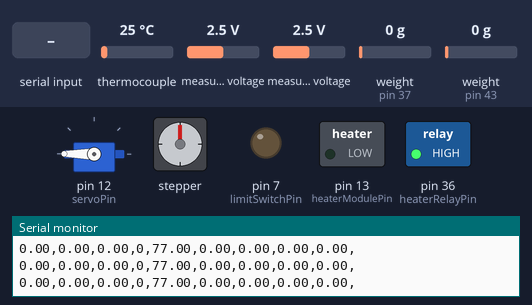
A sketch run on a simulated Arduino Mega 2560, built with avr-gcc and run on an emulated ATmega2560. Parts: servo, stepper motor, switched loads named in the sketch (green lamp = pin HIGH), output pins drawn as LEDs (lit = HIGH), the last lines printed to the serial monitor. The test bench sets the inputs (shaded band); at power-on: thermocouple 25 °C, measured voltage 2.5 V, weight on the scale (sensors on pin 37, pin 43) 0 g. Stepper angles assume 200 steps per turn.

Above: at 2.2 s.
2.3 s: "90,45,200\n" received over Serial
At 2.45 s:
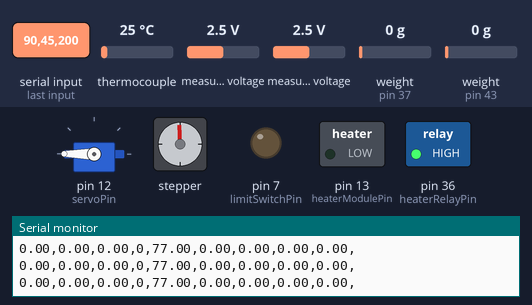
At 3.05 s:
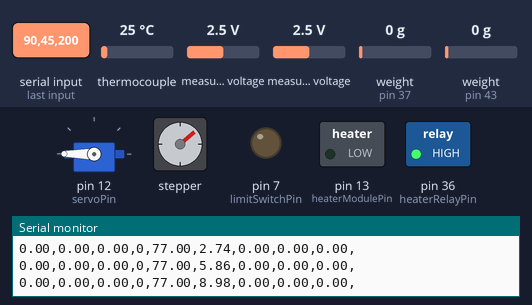
5.3 s: "90,45,200,10\n" received over Serial
At 5.46 s:
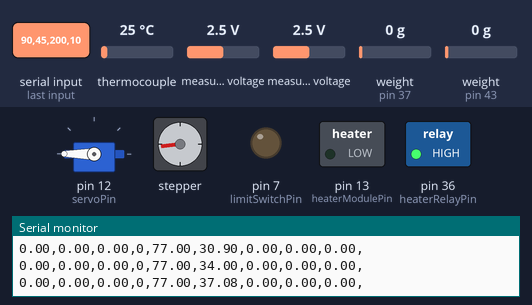
8.3 s: "90,45,200,10,150,30\n" received over Serial
At 8.46 s:
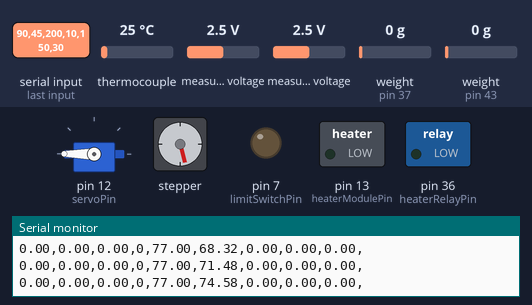
11.3 s: thermocouple set to 2 °C
14.3 s: measured voltage (sensor 200) set to 0.1 V
17.3 s: weight on the scale (sensor on pin 37) set to 100 g
Timing chart, 0 to 21.3 s (numbered marks = the images above; inputs shaded):
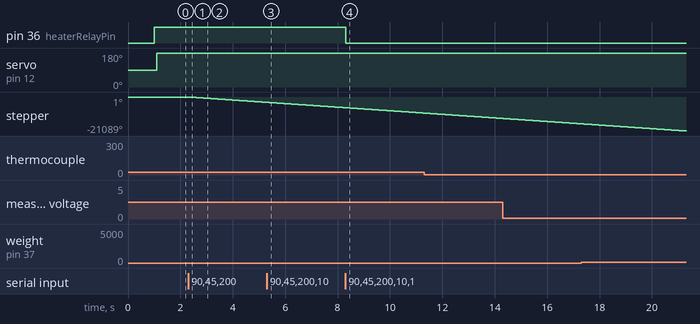

Measured:
- after the input at 2.3 s, stepper: keeps turning counter-clockwise at about 1111°/s, starting at once
- after the input at 8.3 s, pin 36 (heaterRelayPin): HIGH → LOW at once

The sketch:

main.ino
```cpp
#include <AccelStepper.h>
#include <HX711_ADC.h> // Include ADC Libraries
#include <arduino-timer.h>
#include <Adafruit_MAX31855.h>
#include <Servo.h>
#include <Wire.h>
#include <Adafruit_ADS1X15.h>


#define PID_SERIAL_LOGGER false
#define PUMPCMDS_SERIAL_LOGGER false
struct controlCommands {
    int drillControlMode; // 1 for manual rop control, 0 for automatic (pid)
    int drillMovementDirection;
    float speed;
    int miragePositionCmd;
    int Drill_RPM;
    int heaterCmd;
    int pumpCmd;
    int drillCmd;
    int tareCmd;
    int drillZeroCmd;
    int fakeZero;
    int WOBsetpoint;
    int Kp_Drill;
    int Ki_Drill;
    int Kd_Drill;
    float Kp_Heater;
    float Ki_Heater;
    float Kd_Heater;
    int TemperatureSetpoint;
    int HeaterPowerSetpoint;
    float Extraction_ROP_Speed_Cmd;
    int Pump_ROP_Speed_Cmd;
    int Extraction_ROP_Dir_Cmd;
    int Pump_ROP_Dir_Cmd;
    int Mirage_Speed_Cmd;
    int Mirage_Direction_Cmd;
    int ExtractionZeroCmd;
    int DrillPower;
};

controlCommands cmds = {
    .drillControlMode = 1,
    .drillMovementDirection = 0,
    .speed = 0,
    .miragePositionCmd = 0,
    .Drill_RPM = 0,
    .heaterCmd = 0,
    .pumpCmd = 0,
    .drillCmd = 0,
    .tareCmd = 0,
    .drillZeroCmd = 0,
    .fakeZero = 0,
    .WOBsetpoint = 0,
    .Kp_Drill = 0,
    .Ki_Drill = 0,
    .Kd_Drill = 0,
    .Kp_Heater = 0,
    .Ki_Heater = 0,
    .Kd_Heater = 0,
    .TemperatureSetpoint = 0,
    .HeaterPowerSetpoint = 0,
    .Extraction_ROP_Speed_Cmd = 0,
    .Pump_ROP_Speed_Cmd = 0,
    .Extraction_ROP_Dir_Cmd = 0,
    .Pump_ROP_Dir_Cmd = 0,
    .Mirage_Speed_Cmd = 0,
    .Mirage_Direction_Cmd = 0,
    .ExtractionZeroCmd = 0,
    .DrillPower = 0
};

#define gravity -9.81
#define numCmds 28 //num of vars in struct above
#define sizeOfCmd 300 //number of chars sent from matlab to arduino must be less than this
#define limitSwitchPin 7
#define drillStepPin 5 //stepper driver 4
#define drillDirPin 11
#define mirageStepPin 3
#define mirageDirPin 9
#define extractionStepPin 2 //stepper driver 1
#define extractionDirPin 8
#define pumpStepPin 4
#define pumpDirPin 10
const int LoadCellLeftData = 37;
const int LoadCellLeftClock = 39;
const int LoadCellRightData = 43;
const int LoadCellRightClock = 41;
#define pumpRelayPin 7
#define drillRelayPin 53
#define heaterRelayPin 36

#define currentSensorPin A0
#define thermocoupleCLK 47 //green
#define thermocoupleDO 49 //blue
#define thermocoupleCS 45 //white
#define heaterModulePin 13
#define servoPin 12


#define RPMsensor_interupt_pin 18 // interupt pin (On arduino Mega pins 2, 3, 18, 19, 20,& 21 can be used for interupts)
#define stepsPerRev 200 // (per rev) steps/rev, 1.8deg/step
#define leadScrewLead 8 // mm/rev
#define drillStepperMaxSpeed 1000 //steps per sec, over 1000 makes setSpeed() unreliable says doc.  (1875 is max per the linear rail, 4000 per the stepper motor)
#define mmPerSec_to_stepsPerSec 25 //mult mm/sec by this to get steps/sec
#define PIDstepperMaxSpeed 50 //steps per sec
#define zeroingStepperMaxSpeed 1000 //steps per sec

unsigned long rotations         = 0;
int      min_RPM_rotations      = 5;
unsigned long start_time        = 0;  // allocating start time value for t=0
byte     dim                    = 0;  //Sets initial brightness to 0 out of 255
float    mirageStepperGearRatio = 0;
float drillStepperRatio = leadScrewLead / stepsPerRev; //multiply by currentStep to get mm from limit switch, add offset to get pos of tip of drillbit
AccelStepper DrillStepper(1, drillStepPin, drillDirPin); //driver, step, dir pin
AccelStepper MirageStepper(1, mirageStepPin, mirageDirPin);
AccelStepper ExtractionStepper(1, extractionStepPin, extractionDirPin);
AccelStepper PumpStepper(1, pumpStepPin, pumpDirPin);
Servo servo;

HX711_ADC LoadCellLeft(LoadCellLeftData, LoadCellLeftClock); // Module 1 for drilling system
HX711_ADC LoadCellRight(LoadCellRightData, LoadCellRightClock); // Module 1 for drilling system

Adafruit_MAX31855 thermocouple(thermocoupleCLK, thermocoupleCS, thermocoupleDO);

Adafruit_ADS1015 ads1115;

unsigned long currTime           = 0;
unsigned long prevTime           = 0;
// const    unsigned long checkRate = 20;     //ms
const    unsigned long sendRate  = 250;    //ms
bool     incomingStringComplete  = false;  // whether the string is complete
int      currPosOfChar           = 0;

char cstring[sizeOfCmd];
char* arrayOfcstring[numCmds];
char* myPointer;

//Amp array
#define currentSensorRate 50//240
// float ampArray[currentSensorRate]; //1 sec per final reading
int ampCounter = 0;
int16_t ads1115Results;
float peakCurrent = 0;
float totalSystemCurrent = 0;

float MSE = 0;
float augerArea = PI * pow(0.04, 2);
float  currentSensorValue = 0;
float  LoadCellLeftValue       = 0;
float  LoadCellRightValue      = 0;
float  LoadCellCombined = 0;
float  targetWOB          = 50;  //Newtons
float  WOBerror           = 0;    //pid
float  WOBcumulativeError = 0;
float  WOBrateError       = 0;
float  WOBprevError       = 0;
float  PIDspeedCmd        = 0;

float  WOBcurrTime        = 0;
float  WOBprevTime        = 0;
double WOBelapsedTime     = 0;

float heaterTemperature = 0;
float heaterTemperatureError = 0;
float heaterPIDoutput = 0;
float heaterTemperatureErrorSum = 0;
float heaterDt = 100; //ms
float lastHeaterTemperature = 0;

int      drillLimitSwitchActive = 0;  //1 for active
// unsigned long checkTime         = 0;
// unsigned long prevCheckTime     = 0;
float    drillRPM               = 0;
float    drillCurrent           = 0;
float    drillPos               = 0;  //mm from top
float    mirageAngle            = 0;  //degrees from start

unsigned long fpscount = 0;
int fps = 0;
unsigned long t1 = 0;
unsigned long t2 = 0;
auto amptimer = timer_create_default();
auto LoadCellTimer = timer_create_default();
auto HeaterTimer = timer_create_default();
//
void setup() {
    delay(1000);
    servo.attach(servoPin);
    amptimer.every(1000/currentSensorRate, getCurrentSensorValue); //calls func every set period, don't want to call every loop b/c analog read is slow
    LoadCellTimer.every(100, getLoadCells); //calls func every set period, don't want to call every loop b/c analog read is slow
    HeaterTimer.every(heaterDt, setHeaterPower);
    setupLoadCells();
    Serial.println("Getting differential reading from AIN0 (P) and AIN1 (N)");
    Serial.println("ADC Range: +/- 6.144V (1 bit = 3mV)");
    ads1115.begin();

    pinMode(RPMsensor_interupt_pin, INPUT);
    pinMode(limitSwitchPin, INPUT);
    pinMode(heaterRelayPin, OUTPUT);
    pinMode(pumpRelayPin, OUTPUT);
    // attachInterrupt(digitalPinToInterrupt(RPMsensor_interupt_pin), addValue, RISING);

    // pinMode(AC_pin, OUTPUT);
    // attachInterrupt(0, Drill_RPM, FALLING); //actuator when pin is falling high to low to form square wave

    setupThermocouple();

    DrillStepper.setMaxSpeed(drillStepperMaxSpeed);
    MirageStepper.setMaxSpeed(400); // Steps per second
    PumpStepper.setMaxSpeed(800); // Steps per second
    ExtractionStepper.setMaxSpeed(drillStepperMaxSpeed); // Steps per second
    MirageStepper.setAcceleration(50); //Steps/sec^2
    Serial.begin(115200);
    while (!Serial) {
        Serial.println("waiting on serial"); // wait for serial port to connect. Needed for native USB port only
    }
    Serial.flush();
}


void loop() {
    amptimer.tick();
    LoadCellTimer.tick();
    HeaterTimer.tick();

    fpsCounter();
    checkRelayCmds();
    checkLoadCellTare();
    checkZeroCommands();
    // getdrillRPM();
    // getMSE();
    setStepperSpeeds();
    /// setMiragePosition();
    /// MirageStepper.run();
    MirageStepper.runSpeed();
    DrillStepper.runSpeed();
    PumpStepper.runSpeed();
    ExtractionStepper.runSpeed();
    doHousekeeping();
}

void sendDataOut() {
    //LoadCellLeftValue, LoadCellRightValue, totalSystemCurrent, HeaterPower, HeaterTemp, DrillPos, ExtractionPos, MiragePos, LoadCellCombined ----- ACTIVE

    // drillPos = DrillStepper.currentPosition() * drillStepperRatio; //to get mm
    // mirageAngle = MirageStepper.currentPosition();
    Serial.print(LoadCellLeftValue, 2);
    Serial.print(",");
    Serial.print(LoadCellRightValue, 2);
    Serial.print(",");
    Serial.print(totalSystemCurrent, 2);
    Serial.print(",");
    Serial.print(cmds.HeaterPowerSetpoint);
    Serial.print(",");
    Serial.print(heaterTemperature, 2);
    Serial.print(",");
    Serial.print(-1 * DrillStepper.currentPosition() * 8/400.0, 2); //  8/400 is ratio to get from steps to mm
    Serial.print(",");
    Serial.print(ExtractionStepper.currentPosition() * 8 / 400.0, 2);// 8 / 400 is ratio to get from steps to mm
    Serial.print(",");
    Serial.print(0.0, 2); // in # of steps //MirageStepper.currentPosition()
    Serial.print(",");
    Serial.print(LoadCellCombined, 2);
    Serial.print(",");
    Serial.print("\n"); //serial terminator
}
void serialEvent() {
    while (Serial.available()) {
        char inChar = (char)Serial.read();
        if (inChar == '\n') {
            cstring[currPosOfChar] = NULL; //end char array in null char
            incomingStringComplete = true;
            currPosOfChar = 0;
            // Serial.print("Arduino Recieved: " + String(cstring) + "\n");
            // Serial.println("Arduino Recieved data");
            break;
        }
        cstring[currPosOfChar] = inChar;
        currPosOfChar++;
    }
}
void formatIncomingData() {
    //put stuff into correct array format
    int count = 0;
    myPointer = strtok(cstring, ",");
    while (myPointer != NULL) {
        arrayOfcstring[count] = myPointer;
        myPointer = strtok(NULL, ",");
        count++;
    }
}
void buildDataStruct() {
//     % [drillCmdMode, dir, speed, miragePosition, rpm, heater, pump, tare,
//         % drillZeroCmd, fakeZeroAcitve, drillCmd, WOBsetpoint, Kp_Drill, Ki_Drill,
//         % Kd_Drill, Kp_Heater, Ki_Heater, Kd_Heater, TemperatureSetpoint,
//         % HeaterPowerSetpoint, Extraction_ROP_Speed_Cmd, Pump_ROP_Speed_Cmd,
//         % Extraction_ROP_Direction_Cmd, Pump_ROP_Direction_Cmd, Mirage_Speed_Cmd, Mirage_Direction_Cmd, ExtractionZeroCmd]
    //mode
    cmds.drillControlMode = atoi(arrayOfcstring[0]);
    //direction
    cmds.drillMovementDirection = atoi(arrayOfcstring[1]);
    //speed
    cmds.speed = atof(arrayOfcstring[2]) / 100.0;//because we mult by 100 on matlab app side
    //mirage pos
    cmds.miragePositionCmd = atoi(arrayOfcstring[3]);
    //rpm
    cmds.Drill_RPM = atof(arrayOfcstring[4]);
    //heater
    cmds.heaterCmd = atoi(arrayOfcstring[5]);
    //pump
    cmds.pumpCmd = atoi(arrayOfcstring[6]); //not used
    //load cell
    cmds.tareCmd = atoi(arrayOfcstring[7]);
    //zero cmd
    cmds.drillZeroCmd = atoi(arrayOfcstring[8]);
    //fake zero
    cmds.fakeZero = atoi(arrayOfcstring[9]);
    // if (cmds.fakeZero == 1) drillLimitSwitchActive = 1;
    // else drillLimitSwitchActive = 0;
    cmds.drillCmd = atoi(arrayOfcstring[10]);

    cmds.WOBsetpoint = atoi(arrayOfcstring[11]);
    cmds.Kp_Drill = atoi(arrayOfcstring[12]);
    cmds.Ki_Drill = atoi(arrayOfcstring[13]);
    cmds.Kd_Drill = atoi(arrayOfcstring[14]);
    cmds.Kp_Heater = atoi(arrayOfcstring[15]) / 100.0; //because we mult by 100 on matlab app side
    cmds.Ki_Heater = atoi(arrayOfcstring[16]) / 100.0;
    cmds.Kd_Heater = atoi(arrayOfcstring[17]) / 100.0;
    cmds.TemperatureSetpoint = atoi(arrayOfcstring[18]);
    cmds.HeaterPowerSetpoint = atoi(arrayOfcstring[19]);
    cmds.Extraction_ROP_Speed_Cmd = atoi(arrayOfcstring[20]) / 100.0; //because we mult by 100 on matlab app side
    // Serial.print("cmds.Pump_ROP_speed_Cmd1: "); Serial.print(cmds.Pump_ROP_Speed_Cmd);
    cmds.Pump_ROP_Speed_Cmd = atoi(arrayOfcstring[21]);
    // Serial.print("|| cmds.Pump_ROP_speed_Cmd2: "); Serial.print(cmds.Pump_ROP_Speed_Cmd);
    cmds.Extraction_ROP_Dir_Cmd = atoi(arrayOfcstring[22]);
    // Serial.print(" || cmds.Pump_ROP_dir_Cmd1: "); Serial.print(cmds.Pump_ROP_Dir_Cmd);
    cmds.Pump_ROP_Dir_Cmd = atoi(arrayOfcstring[23]);
    // Serial.print(" || cmds.Pump_ROP_dir_Cmd2: "); Serial.println(cmds.Pump_ROP_Dir_Cmd);
    cmds.Mirage_Speed_Cmd = atoi(arrayOfcstring[24]);
    cmds.Mirage_Direction_Cmd = atoi(arrayOfcstring[25]);
    cmds.ExtractionZeroCmd = atoi(arrayOfcstring[26]);
    // Serial.print("extr zero cmd");
    // Serial.println(cmds.ExtractionZeroCmd);
    cmds.DrillPower = atoi(arrayOfcstring[27]);
}
// % [drillCmdMode, dir, speed, miragePosition, rpm, heater, pump, tare,
// % DrillZeroCmd, fakeZeroAcitve, drillCmd, WOBsetpoint, Kp_Drill, Ki_Drill,
// % Kd_Drill, Kp_Heater, Ki_Heater, Kd_Heater, TemperatureSetpoint,
// % HeaterPowerSetpoint, Extraction_ROP_Speed_Cmd, Pump_ROP_Speed_Cmd,
// % Extraction_ROP_Direction_Cmd, Pump_ROP_Direction_Cmd, Mirage_Speed_Cmd, Mirage_Direction_Cmd, ExtractionZeroCmd, DrillPower]
void doHousekeeping() {
    if (incomingStringComplete) {
        formatIncomingData(); //formats cmds data
        buildDataStruct(); //formats cmds data struct
        incomingStringComplete = false;
    }
    currTime = millis();
    if (currTime - prevTime >= sendRate) //every (sendRate) ms
    {
        sendDataOut();
        prevTime = millis();
    }
}


// void setMiragePosition() {
//     MirageStepper.moveTo(cmds.miragePositionCmd);
// }

void checkRelayCmds() {
    if (cmds.heaterCmd == 0) {
        digitalWrite(heaterRelayPin, HIGH);
    }//
    else {digitalWrite(heaterRelayPin, LOW);}

    if (cmds.drillCmd == 0) {
        digitalWrite(drillRelayPin, HIGH);
    }
    else {digitalWrite(drillRelayPin, LOW);}
}

void getMSE() {
    // float ROP = cmds.speed / 1000; //m/sec
    // if (ROP < 0.0001) ROP = 0.0001;
    // MSE = WOB/augerArea + drillCurrent*drillRPM/(augerArea*ROP); //MSE equation, assuming torque is proportional to current
}


void setROP() {
    // WOBcurrTime = micros();
    // WOBelapsedTime = (float)(WOBcurrTime - WOBprevTime);
    // WOBerror = cmds.WOBsetpoint - WOB; //proportional
    // WOBcumulativeError += WOBerror * WOBelapsedTime * 1e6; //integral
    // WOBrateError = (WOBerror - WOBprevError) / (WOBelapsedTime * 1e6); //deriv
    // PIDspeedCmd = WOBerror * cmds.Kp_Drill + WOBcumulativeError * cmds.Ki_Drill + WOBrateError * cmds.Kd_Drill; //trial error for values
    // PIDspeedCmd = constrain(PIDspeedCmd, 0, PIDstepperMaxSpeed); //clamps to PIDstepperMaxSpeed (steps/sec)
    // WOBprevError = WOBerror;
    // WOBprevTime = micros();
}
void setStepperSpeeds() {
    // if (drillLimitSwitchActive == 1) { //limit switch reached
    //     DrillStepper.setCurrentPosition(0); //resets internal accellstepper position tracker, ALSO sets speed to 0
    //     DrillStepper.setSpeed(0); //repetitive actually (see ^)
    //     if (cmds.drillMovementDirection == 1) { //moving down
    //         DrillStepper.setSpeed(cmds.speed * cmds.drillMovementDirection * mmPerSec_to_stepsPerSec); //sets drill vertical speed
    //     }
    // }
    // else {
    //     if (cmds.drillZeroCmd == 1) { //zeroing
    //         DrillStepper.setSpeed(zeroingStepperMaxSpeed * -1); // moveup
    //     }
    //     else if (cmds.drillControlMode == 0) { //automatic/limit WOB/pid control mode
    //         setROP();
    //         DrillStepper.setSpeed(PIDspeedCmd);
    //     }
    //     else {
            DrillStepper.setSpeed(-1 * cmds.speed * cmds.drillMovementDirection * mmPerSec_to_stepsPerSec); //for lead screw
        // }
    // }
            ExtractionStepper.setSpeed(cmds.Extraction_ROP_Speed_Cmd * cmds.Extraction_ROP_Dir_Cmd * mmPerSec_to_stepsPerSec); // for lead screw
            PumpStepper.setSpeed(cmds.Pump_ROP_Speed_Cmd * cmds.Pump_ROP_Dir_Cmd);
            MirageStepper.setSpeed(cmds.Mirage_Speed_Cmd * cmds.Mirage_Direction_Cmd);
}

void checkLoadCellTare() {
    if (cmds.tareCmd == 1) {
        LoadCellLeft.tareNoDelay();
        LoadCellRight.tareNoDelay();
        cmds.tareCmd = 0;
        Serial.println("Started Tare");
    }
    if ((LoadCellLeft.getTareStatus() == true) && (LoadCellRight.getTareStatus() == true)) { //check if last tare operation is complete
        Serial.println("Tare Load Cell Complete");
    }
}
void checkZeroCommands() {
    if (cmds.drillZeroCmd == 1) {
        DrillStepper.setCurrentPosition(0);
        cmds.drillZeroCmd = 0;
    }
    if (cmds.ExtractionZeroCmd == 1) {
        ExtractionStepper.setCurrentPosition(0);
        cmds.ExtractionZeroCmd = 0;
    }
}

void setupLoadCells() {
    // Define calibration values given by the calibration script
    float calval_LoadCell;
    calval_LoadCell = 82734;//1.381//59900;//-62390;//-54728; //7.3
    LoadCellLeft.begin();
    LoadCellRight.begin();
    unsigned long stabilizingtime = 2000; // tare preciscion can be improved by adding a few seconds of stabilizing time
    boolean _tare = true; //set this to false if you don't want tare to be performed in the next step
    byte LoadCell_ready = 0;

    //BLOCKING IF NOT ATTACHED?
    //run startup, stabilization and tare, both modules simultaniously
    // while ((LoadCell_ready) < 1) {
    //     if (!LoadCell_ready) LoadCell_ready = LoadCell.startMultiple(stabilizingtime, _tare);
    // }

    if (LoadCellLeft.getTareTimeoutFlag()) {
        Serial.println("Timeout on Left, check wiring and pin designations for load cell module");
    }
        if (LoadCellRight.getTareTimeoutFlag()) {
        Serial.println("Timeout on Right, check wiring and pin designations for load cell module");
    }
    // Apply calibration value
    LoadCellLeft.setCalFactor(calval_LoadCell);
    LoadCellRight.setCalFactor(calval_LoadCell);
    Serial.println("Load Cell startup is complete");
}
void setupThermocouple() {

    Serial.println("Thermcouple setup complete!");
    Serial.print("Int. Temp = ");
    Serial.println((float)thermocouple.readFahrenheit(), 2);
}

void addValue() {
    rotations++; // counts
}
void getdrillRPM() {
    // if (rotations >= min_RPM_rotations) { // doesn't allow loop to start until rotation value is met (basically stabilizing the measurement)
    //     unsigned long end_time = micros(); // assigns end time
    //     unsigned long elapsedtime = ((end_time - start_time) / 1000000.0); // How much time passed? (convert back to seconds from microseconds)
    //     drillRPM = (rotations / elapsedtime) * 60.0; // Convert to RPM
    //     rotations = 0;
    //     start_time = micros(); // reassigns start time to a new value
    // }
}

void fpsCounter() {
    t1 = millis();
    if ((t1 - t2) > 1000) {
        // Serial.print("FPS: ");
        fps = fpscount;
        // Serial.println(fpscount);
        fpscount = 0;
        t2 = millis();
    }
    else {
        fpscount++;
    }
}

bool getCurrentSensorValue(void*) { //analog read is slow
    if (ampCounter > currentSensorRate) {
        totalSystemCurrent = 0.707 * peakCurrent;
        ampCounter = 0;
        peakCurrent = 0;
    }

    ads1115Results = ads1115.readADC_Differential_0_1();
    drillCurrent = (float)ads1115Results * 3 * 30 / 1000; //convert mV to Amps, 30A = 1V on ads1115
    if (drillCurrent > peakCurrent) {
        peakCurrent = drillCurrent;
    }
    ampCounter++;
//  Serial.print("Differential: "); Serial.print(results); Serial.print("("); Serial.print(results * 3); Serial.print("mV)");
//  Serial.print(" Amps: ");
//  Serial.println(drillCurrent,2);
  return true;
}


bool getLoadCells(void*) {
    if (LoadCellLeft.update()) LoadCellLeftValue = LoadCellLeft.getData() * gravity; //this is slow culprit
    if (LoadCellRight.update()) LoadCellRightValue = LoadCellRight.getData()* gravity; //this is slow culprit
    LoadCellCombined = LoadCellLeftValue + LoadCellRightValue;
    // Serial.println(LoadCellCombined, 2);

    return true;
}
bool setHeaterPower(void*) {
    //ignore next line
    servo.write(cmds.DrillPower * -1 + 180); //switch rotation direction
    analogWrite(heaterModulePin, cmds.HeaterPowerSetpoint * 2.55); //heater power from 0 to 100 percent
    lastHeaterTemperature = heaterTemperature;
    // analogWrite(heaterModulePin, cmds.HeaterPowerSetpoint * 2.55);
    heaterTemperature = (float)thermocouple.readFahrenheit();

    if (isnan(heaterTemperature)) {
        heaterTemperature = lastHeaterTemperature;
    }
    // else {
    //     // heaterTemperatureError = cmds.HeaterPowerSetpoint - heaterTemperature;

    //     // heaterTemperatureErrorSum += heaterTemperatureError * heaterDt / 1000.0;
    //     // heaterTemperatureErrorSum = constrain(heaterTemperatureErrorSum, 0, 2000);

    //     // heaterPIDoutput = heaterTemperatureError * cmds.Kp_Heater + heaterTemperatureErrorSum * cmds.Ki_Heater;
    //     // heaterPIDoutput = constrain(heaterPIDoutput, 0.0, 100.0);
    //     // analogWrite(heaterModulePin, heaterPIDoutput * 2.55); //heater power from 0 to 100 percent

    //     // analogWrite(heaterModulePin, cmds.HeaterPowerSetpoint); //heater power from 0 to 100 percent

    //     #if PID_SERIAL_LOGGER == true
    //         Serial.print(" || FPS: ");
    //         Serial.print(fps);
    //         Serial.print(" || kp: ");
    //         Serial.print(cmds.Kp_Heater);
    //         Serial.print(" || DrillPower: ");
    //         Serial.print(cmds.DrillPower);
    //         Serial.print(" || heaterTemperatureError: ");
    //         Serial.print(heaterTemperatureError);
    //         Serial.print(" || heaterTemperatureErrorSum: ");
    //         Serial.print(heaterTemperatureErrorSum);

    //         Serial.print(" || heaterTemperatureError * kp: ");
    //         Serial.print(heaterTemperatureError * cmds.Kp_Heater);
    //         Serial.print(" || heaterTemperatureErrorSum * ki: ");
    //         Serial.print(heaterTemperatureErrorSum * cmds.Ki_Heater);

    //         Serial.print(" || heaterPIDoutput: ");
    //         Serial.println(heaterPIDoutput);

    //     #endif
    // }
    return true;
}
```
